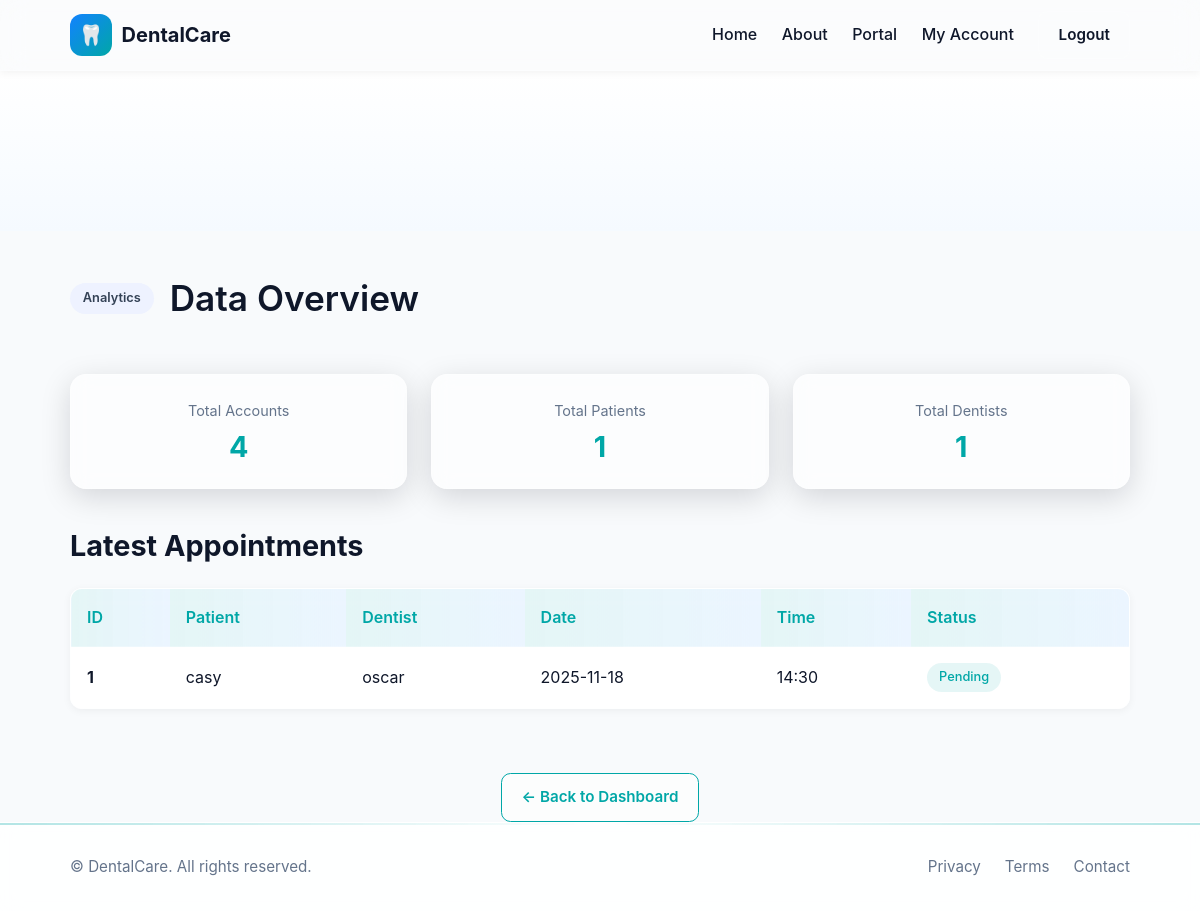
Page /super-admin/data (signed in) on the committed database.
### tables this page shows
CREATE TABLE tbl_appointments (app_id INTEGER PRIMARY KEY AUTOINCREMENT, pat_id INTEGER NOT NULL REFERENCES tbl_patients (pat_id) ON DELETE RESTRICT ON UPDATE RESTRICT, dentist_id INTEGER NOT NULL REFERENCES tbl_accounts (acc_id) ON DELETE RESTRICT ON UPDATE RESTRICT, app_date TEXT NOT NULL, app_time TEXT NOT NULL, app_service TEXT, app_service_price REAL DEFAULT 50.0, app_status TEXT NOT NULL DEFAULT 'Pending' CHECK (app_status IN ('Pending', 'Approved', 'Scheduled', 'Completed', 'Cancelled', 'Confirmed')), app_notes TEXT, payment_method TEXT, payment_status TEXT DEFAULT 'Unpaid' CHECK (payment_status IN ('Unpaid', 'Paid', 'Pending')), created_at TEXT DEFAULT CURRENT_TIMESTAMP, FOREIGN KEY (pat_id) REFERENCES tbl_patients (pat_id), FOREIGN KEY (dentist_id) REFERENCES tbl_accounts (acc_id));

CREATE TABLE tbl_patients (pat_id INTEGER PRIMARY KEY AUTOINCREMENT, pat_name TEXT NOT NULL, pat_age INTEGER NOT NULL, pat_sex TEXT CHECK (pat_sex IN ('M', 'F')), pat_contact TEXT, pat_address TEXT, customer_id INTEGER REFERENCES tbl_accounts (acc_id) ON DELETE RESTRICT ON UPDATE RESTRICT, FOREIGN KEY (customer_id) REFERENCES tbl_accounts (acc_id) ON DELETE CASCADE);

CREATE TABLE tbl_accounts (
  acc_id INTEGER PRIMARY KEY AUTOINCREMENT,
  acc_name TEXT NOT NULL,
  acc_email TEXT UNIQUE NOT NULL,
  acc_pass TEXT NOT NULL,
  acc_contact TEXT,
  acc_role TEXT NOT NULL CHECK(acc_role IN ('Staff','Admin','Dentist','Super Admin','Customer')),
  acc_status TEXT NOT NULL DEFAULT 'Pending Approval' CHECK(acc_status IN ('Pending Approval','Approved','Rejected','Deactivated'))
);

### app.py (the view)
            def inner(*args, **kwargs):
                user = current_user()
                if user is None or (roles and user['acc_role'] not in roles):
                    flash('Unauthorized', 'error')
                    return redirect(url_for('login'))
                return fn(*args, **kwargs)

### app.py (called while the page is built)
def get_db():
    if 'db' not in g:
        g.db = sqlite3.connect(DATABASE)
        g.db.row_factory = sqlite3.Row
    return g.db

### templates/superadmin_data.html (shortened to what this page needs)
{% extends 'base.html' %}
{% block content %}
<section class="hero"><div class="hero-bg"></div></section>
<div class="container">
  <div class="admin-hero">
    <span class="badge">Analytics</span>
    <h1 class="strong">Data Overview</h1>
  </div>
  <div style="display: grid; grid-template-columns: repeat(auto-fit, minmax(200px, 1fr)); gap: 1.5rem; margin: 2rem 0;">
    <div class="panel" style="text-align: center;">
      <p class="muted" style="margin: 0 0 0.5rem; font-size: 0.9rem;">Total Accounts</p>
      <h2 style="margin: 0; color: var(--primary);">{{ counts.accounts }}</h2>
    </div>
    <div class="panel" style="text-align: center;">
      <p class="muted" style="margin: 0 0 0.5rem; font-size: 0.9rem;">Total Patients</p>
      <h2 style="margin: 0; color: var(--primary);">{{ counts.patients }}</h2>
    </div>
    <div class="panel" style="text-align: center;">
      <p class="muted" style="margin: 0 0 0.5rem; font-size: 0.9rem;">Total Dentists</p>
      <h2 style="margin: 0; color: var(--primary);">{{ counts.dentists }}</h2>
    </div>
  </div>
  <div style="margin-top: 2.5rem; padding-bottom: 2rem;">
    <h2>Latest Appointments</h2>
    <table class="table glass">
      <thead>
        <tr>
          <th>ID</th>
          <th>Patient</th>
          <th>Dentist</th>
          <th>Date</th>
          <th>Time</th>
          <th>Status</th>
        </tr>
      </thead>
      <tbody>
        {% for a in appointments %}
        <tr>
          <td><strong>{{ a.app_id }}</strong></td>
          <td>{{ a.pat_name }}</td>
          <td>{{ a.dentist_name }}</td>
          <td>{{ a.app_date }}</td>
          <td>{{ a.app_time }}</td>
          <td>
            {% if a.app_status == 'Completed' %}
              <span class="chip" style="background: rgba(34, 197, 94, 0.15); color: var(--success);">{{ a.app_status }}</span>
            {% elif a.app_status == 'Scheduled' %}
              <span class="chip" style="background: rgba(18, 130, 255, 0.15); color: var(--secondary);">{{ a.app_status }}</span>
            {% else %}
              <span class="chip">{{ a.app_status }}</span>
            {% endif %}
          </td>
        </tr>
        {% endfor %}
      </tbody>
    </table>
  </div>
  <div style="text-align: center; margin-top: 2rem;">
    <a href="/super-admin" class="btn btn-outline">← Back to Dashboard</a>
  </div>
</div>
{% endblock %}

### static/css/styles.css (style rules this page uses)
:root { --bg: #f8fafc; --surface: rgba(255, 255, 255, 0.6); --fg: #0f172a; --muted: #64748b; --primary: #00a7a7; --secondary: #1282ff; --danger: #ef4444; --success: #22c55e; --border: rgba(255, 255, 255, 0.2); --radius: 1rem; --shadow: 0 8px 30px rgba(2, 6, 23, 0.15); }
* { box-sizing: border-box; margin: 0; padding: 0; }
html, body { font-family: "Inter", "Segoe UI", system-ui, sans-serif; background: var(--bg); color: var(--fg); font-size: 16px; line-height: 1.6; scroll-behavior: smooth; height: 100%; display: flex; flex-direction: column; }
.container { max-width: 1100px; margin: 0 auto; padding: 0 1.25rem; }
.hero { position: relative; overflow: hidden; padding: 6rem 0 4rem; background: linear-gradient(180deg, #ffffff, #f5faff); color: var(--fg); }
.hero-bg { position: absolute; inset: 0; background: radial-gradient(circle at 50% 20%, rgba(18, 130, 255, 0.15), transparent 70%); z-index: -1; }
.badge { display: inline-block; background: #eef2ff; color: #334155; border-radius: 999px; padding: 0.25rem 0.6rem; font-size: 0.75rem; font-weight: 600; }
h1 { font-size: 2.2rem; line-height: 1.1; margin: 1rem 0; font-weight: 800; }
h2 { font-size: 1.8rem; line-height: 1.2; margin: 1.5rem 0 1rem; font-weight: 700; }
.btn { display: inline-flex; align-items: center; justify-content: center; border-radius: 0.6rem; padding: 0.7rem 1.2rem; border: 1px solid var(--border); text-decoration: none; font-weight: 600; transition: all 0.25s ease; cursor: pointer; font-size: 0.95rem; }
.btn-outline { background: var(--surface); color: var(--primary); border: 1px solid var(--primary); }
.panel, .card, .form, .cta-box { background: var(--surface); border: 1px solid var(--border); border-radius: var(--radius); backdrop-filter: blur(10px); box-shadow: var(--shadow); padding: 1.5rem; transition: transform 0.2s ease, box-shadow 0.2s ease; }
.glass { background: rgba(255, 255, 255, 0.85) !important; backdrop-filter: blur(10px); }
.table { width: 100%; border-collapse: collapse; margin-top: 1.5rem; border: 1px solid var(--border); border-radius: 0.75rem; overflow: hidden; box-shadow: 0 2px 8px rgba(0, 0, 0, 0.05); }
.table th, .table td { padding: 1rem; border-top: 1px solid var(--border); text-align: left; }
.table th { background: linear-gradient(90deg, rgba(0, 167, 167, 0.1), rgba(18, 130, 255, 0.08)); color: var(--primary); font-weight: 600; }
.table td { background: rgba(255, 255, 255, 0.5); }
.admin-hero { display: flex; flex-wrap: wrap; gap: 1rem; align-items: center; margin: 2rem 0 2.5rem; }
.admin-hero .badge { display: inline-block; background: #eef2ff; color: #334155; border-radius: 999px; padding: 0.35rem 0.8rem; font-size: 0.8rem; }
.muted { color: var(--muted); }
.strong { font-weight: 600; }
.chip { background: rgba(0, 167, 167, 0.1); color: var(--primary); padding: 0.25rem 0.75rem; border-radius: 999px; font-size: 0.8rem; font-weight: 500; display: inline-block; }

### rows in the picture
tbl_appointments: app_id "1", pat_name "casy", dentist_name "oscar", app_date "2025-11-18", app_time "14:30", app_status "Pending"

### other values in the picture
{{ counts.accounts }} "4"
{{ counts.patients }} "1"
{{ counts.dentists }} "1"
